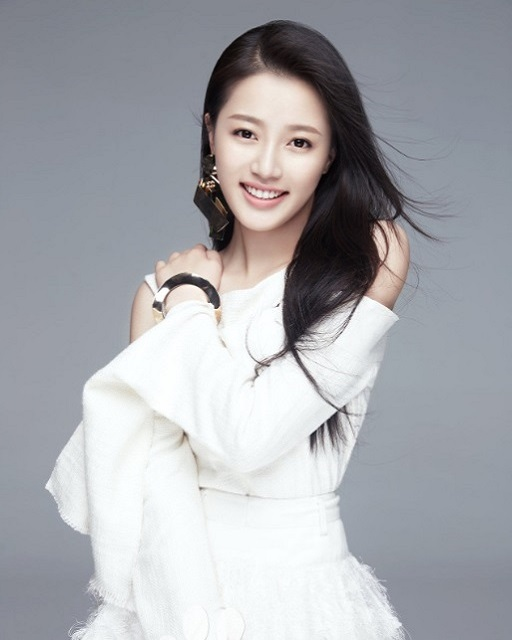
//> input picture project_code/images/master.jpg, 512 x 640 px
$ ./VC_FANFUHAN_OPENCV041   (built with g++ and OpenCV 4)
//> lines starting //> are read from the running program, lines starting //| are printed output that depends on the picture; after the words box and inside, x2 and y2 are one past the last pixel; in counts of white or black regions, pixels touching at a corner belong together
// VC_FANFUHAN_OPENCV041.cpp : 定義主控台應用程式的進入點。
//
/*
// Debug | x32
通用屬性
| C/C++
|	| 一般
|		| 其他 Include 目錄 -> C:\opencv\build\include
|
| 連結器
| 	|一一般
|		|  其他程式庫目錄 -> C:\opencv\build\x64\vc15\lib
|
| 	|一輸入
|		| 其他相依性 -> opencv_world411d.lib;%(AdditionalDependencies)

// Releas | x64
組態屬性
| C/C++
|	| 一般
|		| 其他 Include 目錄 -> C:\opencv\build\include
|
| 連結器
| 	|一般
|		| 其他程式庫目錄 -> C:\opencv\build\x64\vc15\lib
|
| 	|一輸入
|		| 其他相依性 -> opencv_world411.lib;%(AdditionalDependencies)

*/

#include "stdafx.h"
#include <iostream>
#include <opencv2/opencv.hpp>
#include <opencv2/core/core.hpp>
#include <opencv2/highgui/highgui.hpp>

using namespace std;
using namespace cv;

void blur_demo(Mat &image, Mat &sum);
void edge_demo(Mat &image, Mat &sum);
int getblockSum(Mat &sum, int x1, int y1, int x2, int y2, int i);

void showHistogram(InputArray src, cv::String StrTitle);
void backProjection_demo(Mat &mat, Mat &model);
void blur3x3(Mat &src, Mat *det);

void add_salt_pepper_noise(Mat &image);
void add_gaussian_noise(Mat &image);

void USMImage(Mat src, Mat &usm, float fltPar);

void pyramid_up(Mat &image, vector<Mat> &pyramid_images, int level);
void pyramid_down(vector<Mat> &pyramid_images);

void laplaian_demo(vector<Mat> &pyramid_images, Mat &image);

// [5 lines left out: function pause, not called in this run]
int main()
{
	Mat src = imread("../../images/master.jpg");//Mat src = imread("../../images/test.png");
//> src is the input picture: 640 rows x 512 cols, CV_8UC3; mean B, G, R 173.5, 168.6, 167.3
	if (src.empty())
	{
		cout << "could not load image.." << endl;
		pause();
		return -1;
	}
	else
	{
		imshow("input_src", src);
		showHistogram(src, "Histogram_input_src");
//> in showHistogram, `split(src, bgr_plane);`:
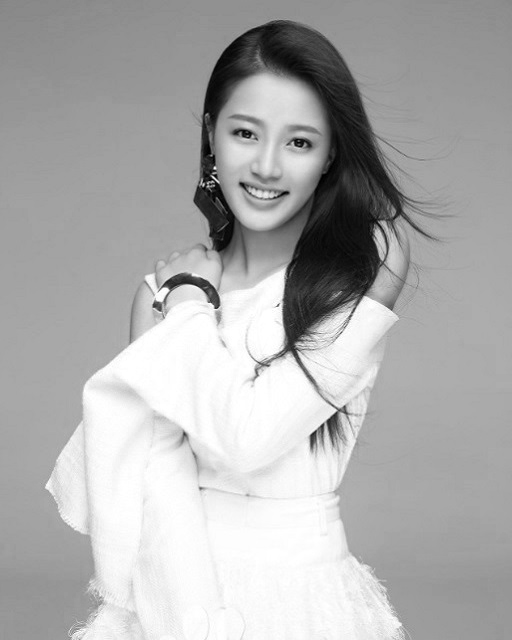
//> bgr_plane[0]: 640 rows x 512 cols, CV_8UC1; min 0, max 255, mean 173.5
//> in showHistogram, `split(src, bgr_plane);`:
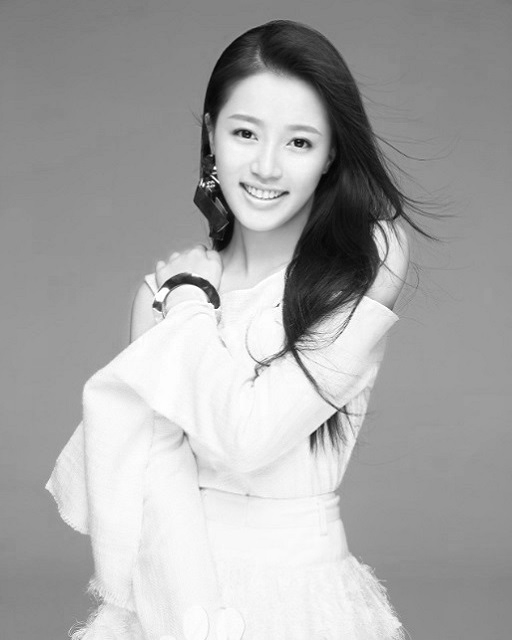
//> bgr_plane[2]: 640 rows x 512 cols, CV_8UC1; min 3, max 255, mean 167.3
//> in showHistogram, `calcHist(&bgr_plane[0], 1, 0, Mat(), b_hist, 1, bins, ranges);`: b_hist = 256 values, max 11797 at index 168, min 0 at index 255, mean 1255.5
//> in showHistogram, `calcHist(&bgr_plane[1], 1, 0, Mat(), g_hist, 1, bins, ranges);`: g_hist = 256 values, max 10209 at index 159, min 0 at index 255, mean 1273.3
//> in showHistogram, `calcHist(&bgr_plane[2], 1, 0, Mat(), r_hist, 1, bins, ranges);`: r_hist = 256 values, max 10776 at index 156, min 0 at index 0, mean 1279.2
//> in showHistogram, `normalize(b_hist, b_hist, 0, histImage.rows, NORM_MINMAX, -1);`: b_hist = 256 values, max 400 at index 168, min 0 at index 255, mean 42.57
//> in showHistogram, `normalize(g_hist, g_hist, 0, histImage.rows, NORM_MINMAX, -1);`: g_hist = 256 values, max 400 at index 159, min 0 at index 255, mean 49.89
//> in showHistogram, `normalize(r_hist, r_hist, 0, histImage.rows, NORM_MINMAX, -1);`: r_hist = 256 values, max 400 at index 156, min 0 at index 0, mean 47.49
//> after the loop in showHistogram, `for (int i = 1; i < bins[0]; ++i)`:
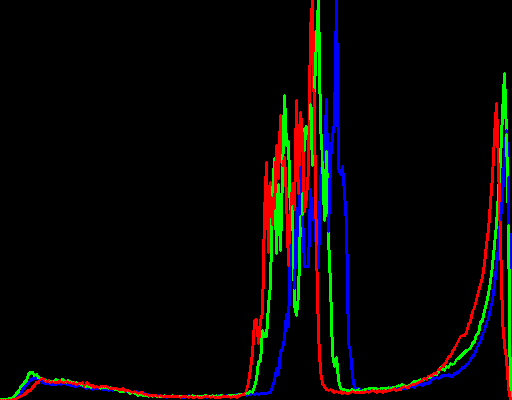
//> histImage: 400 rows x 512 cols, CV_8UC3; mean B, G, R 6.3, 7.7, 8.8

		// 转为灰度图像
		Mat gray, binary;
		cvtColor(src, gray, COLOR_BGR2GRAY);
		imshow("input_gray", gray);
		showHistogram(gray, "Histogram_gray");
//> call 2 of showHistogram, with StrTitle = "Histogram_gray"
//> in showHistogram (call 2), `calcHist(&gray_plane[0], 1, 0, Mat(), hist, 1, bins, ranges);`: hist = 256 values, max 10135 at index 159, min 0 at index 0, mean 1279.2
//> in showHistogram (call 2), `normalize(hist, hist, 0, histImage.rows, NORM_MINMAX, -1);`: hist = 256 values, max 400 at index 159, min 0 at index 0, mean 50.49
//> after the loop in showHistogram (call 2), `for (int i = 1; i < bins[0]; ++i)`:
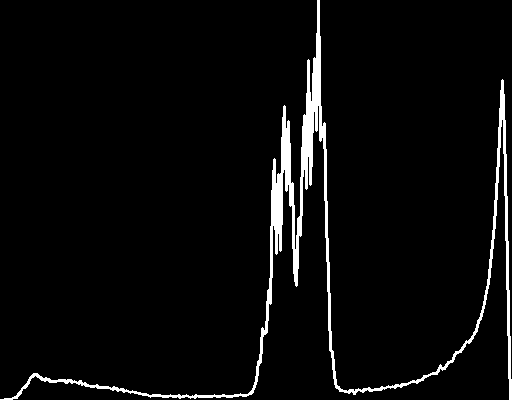
//> histImage: 400 rows x 512 cols, CV_8UC3; 4% white; 1 white region, box (x1, y1, x2, y2) and area: (0, 0, 512, 400) 8287

		Scalar m = mean(gray);
//> m = Scalar(168.8)
		int T = mean(src)[0];
//> T = 173

		for (int i = 0; i < 5; ++i) {
			//        THRESH_BINARY = 0
			//        THRESH_BINARY_INV = 1
			//        THRESH_TRUNC = 2
			//        THRESH_TOZERO = 3
			//        THRESH_TOZERO_INV = 4
			threshold(gray, binary, T, 255, i);
			imshow(format("binary_%d", i), binary);
		}
//> this loop made 5 passes
//> pass 1, `threshold(gray, binary, T, 255, i);`:
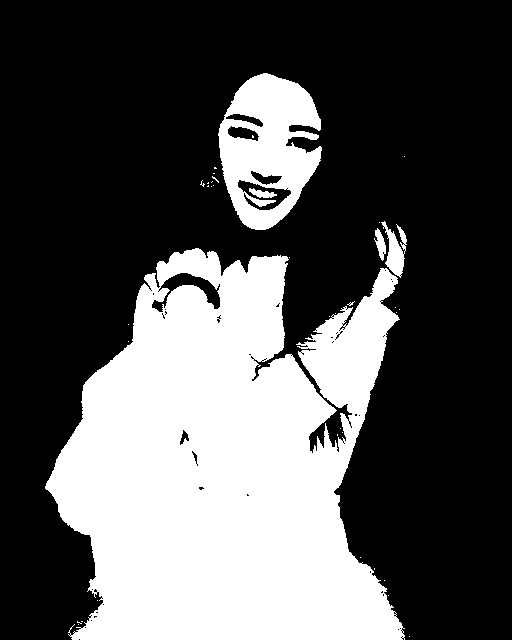
//> binary: 640 rows x 512 cols, CV_8UC1; 33.1% white; 38 white regions (33 under 20 px), largest, box (x1, y1, x2, y2) and area: (45, 248, 405, 640) 97413, (218, 73, 322, 230) 10035, (381, 221, 407, 278) 696, (374, 228, 386, 261) 206, (249, 188, 277, 198) 151
//> pass 3, `threshold(gray, binary, T, 255, i);`:
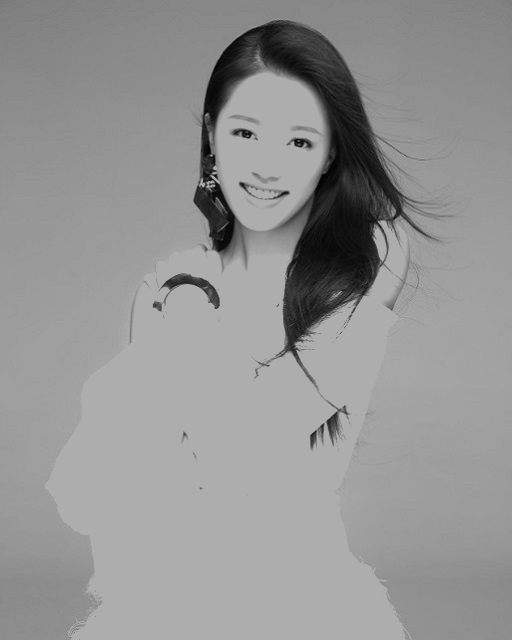
//> binary: 640 rows x 512 cols, CV_8UC1; min 1, max 173, mean 147.9
//> after the loop:
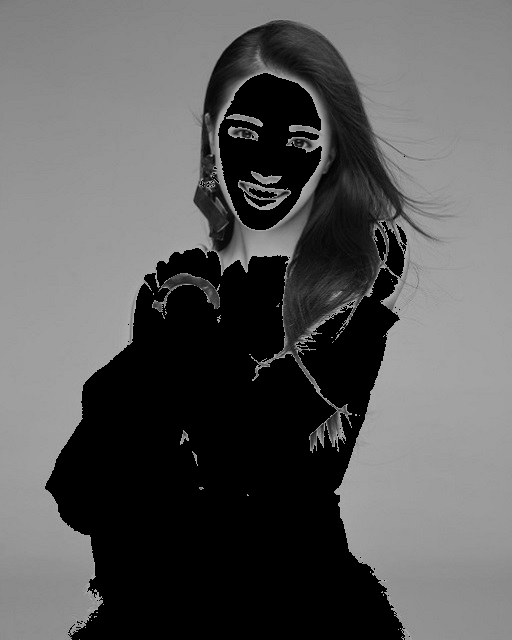
//> binary: 640 rows x 512 cols, CV_8UC1; min 0, max 173, mean 90.5

		waitKey(0);
		return 0;
//> (the program exits here)
